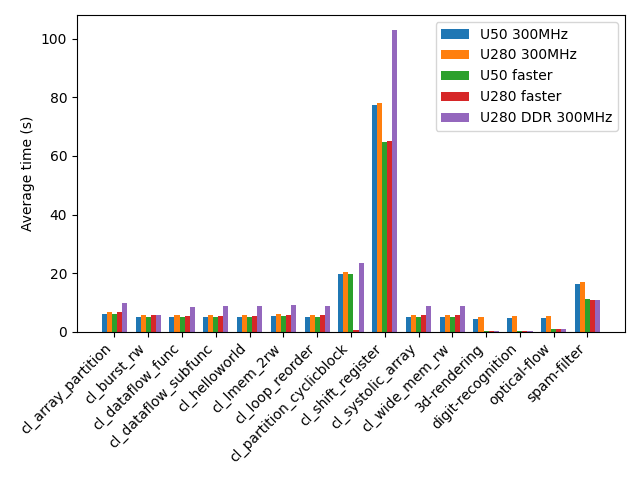

The Python source for this figure:
#!/usr/bin/env python3

import pandas as pd
import numpy as np
import matplotlib.pyplot as plt

df_u50_300mhz = pd.read_csv("u50-300mhz.csv", skipinitialspace=True)
df_u280_300mhz = pd.read_csv("u280-300mhz.csv", skipinitialspace=True)
df_u50_faster = pd.read_csv("u50-faster.csv", skipinitialspace=True)
df_u280_faster = pd.read_csv("u280-faster.csv", skipinitialspace=True)
df_u280_ddr_300mhz = pd.read_csv("u280-ddr-300mhz.csv", skipinitialspace=True)

bar_width = 0.15
app_names = df_u50_300mhz["app_name"].values
x = np.arange(len(app_names))

plt.bar(x - 2 * bar_width, df_u50_300mhz["average"].values, width=bar_width, label="U50 300MHz")
plt.bar(x - bar_width, df_u280_300mhz["average"].values, width=bar_width, label="U280 300MHz")
plt.bar(x, df_u50_faster["average"].values, width=bar_width, label="U50 faster")
plt.bar(x + bar_width, df_u280_faster["average"].values, width=bar_width, label="U280 faster")
plt.bar(x + 2 * bar_width, df_u280_ddr_300mhz["average"].values, width=bar_width, label="U280 DDR 300MHz")

plt.xticks(x, app_names, rotation=45, ha="right")
plt.ylabel("Average time (s)")
plt.legend()
plt.tight_layout()

plt.savefig("performance.png")
